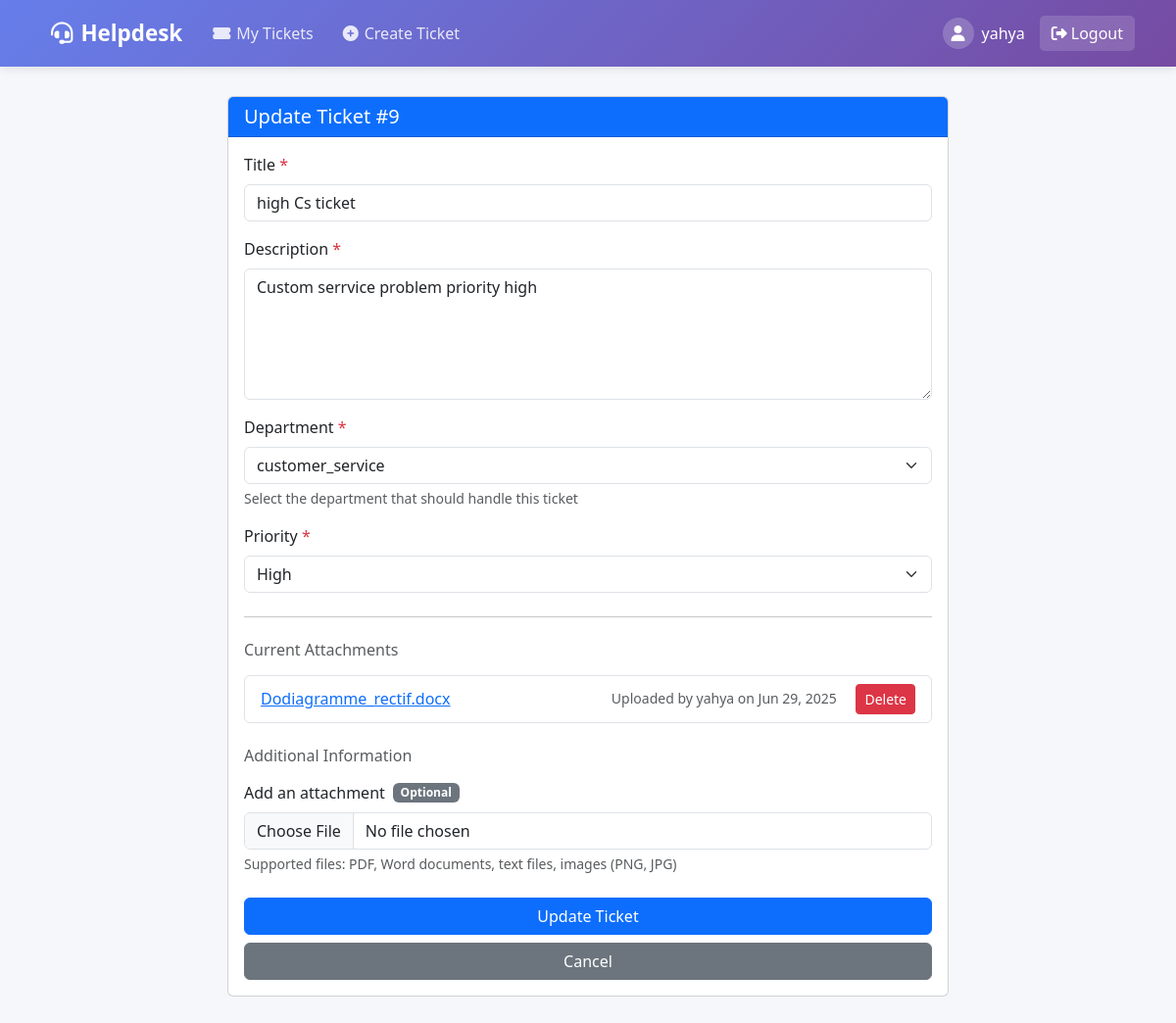
/tickets/9/update/ (signed in), run on the app's committed database.
### tickets/models.py (models this page shows, shortened)
class Ticket(models.Model):
    STATUS_CHOICES = (
        ('new', 'New'),
        ('in_progress', 'In Progress'),
        ('pending', 'Pending'),
        ('resolved', 'Resolved'),
        ('closed', 'Closed'),
    )
    PRIORITY_CHOICES = (
        ('low', 'Low'),
        ('medium', 'Medium'),
        ('high', 'High'),
        ('urgent', 'Urgent'),
    )
    title = models.CharField(max_length=200)
    description = models.TextField()
    created_by = models.ForeignKey(User, on_delete=models.CASCADE, related_name='created_tickets')
    assigned_to = models.ForeignKey(User, on_delete=models.SET_NULL, null=True, blank=True, related_name='assigned_tickets')
    department = models.ForeignKey(Department, on_delete=models.PROTECT, related_name='tickets', null=True, blank=True)
    status = models.CharField(max_length=20, choices=STATUS_CHOICES, default='new')
    priority = models.CharField(max_length=20, choices=PRIORITY_CHOICES, default='medium')
    created_at = models.DateTimeField(auto_now_add=True)
    updated_at = models.DateTimeField(auto_now=True)
    resolution_notes = models.TextField(blank=True, null=True, help_text="Notes about how the ticket was resolved")

class Attachment(models.Model):
    ticket = models.ForeignKey(Ticket, on_delete=models.CASCADE, related_name='attachments')
    file = models.FileField(upload_to='ticket_attachments/')
    uploaded_by = models.ForeignKey(User, on_delete=models.CASCADE)
    uploaded_at = models.DateTimeField(auto_now_add=True)

### tickets/views.py (the view)
# urls.py: path('tickets/<int:pk>/update/', views.update_ticket, name='update_ticket'),
@login_required
def update_ticket(request, pk):
    ticket = get_object_or_404(Ticket, pk=pk)
    if request.user != ticket.created_by and not request.user.is_superuser:
        messages.error(request, "You don't have permission to update this ticket.")
        return redirect('ticket_detail', pk=pk)
    if request.method == 'POST' and request.POST.get('form_type') == 'update_ticket':
        form = TicketForm(request.POST, instance=ticket, user=request.user)
        attachment_form = AttachmentForm(request.POST, request.FILES)
        if form.is_valid():
            form.save()
            if 'file' in request.FILES:
                if attachment_form.is_valid():
                    attachment = attachment_form.save(commit=False)
                    attachment.ticket = ticket
                    attachment.uploaded_by = request.user
                    attachment.save()
                    messages.success(request, 'Ticket updated with new attachment successfully!')
                else:
                    messages.warning(request, 'Ticket updated but there was an error with the attachment.')
            else:
                messages.success(request, 'Ticket updated successfully!')
            return redirect('ticket_detail', pk=pk)
    else:
        form = TicketForm(instance=ticket, user=request.user)
        attachment_form = AttachmentForm()
    attachments = ticket.attachments.all().order_by('-uploaded_at')
    context = {
        'form': form,
        'ticket': ticket,
        'attachments': attachments,
        'attachment_form': attachment_form,
    }
    return render(request, 'tickets/update_ticket.html', context)

### tickets/forms.py
class AttachmentForm(forms.ModelForm):
    file = forms.FileField(
        required=False,
        widget=forms.FileInput(attrs={
            'class': 'form-control',
            'accept': '.pdf,.doc,.docx,.txt,.png,.jpg,.jpeg',
        })
    )
    class Meta:
        model = Attachment
        fields = ['file']

### tickets/models.py (called while the page is built)
    def __str__(self):
        return self.name

### tickets/templates/tickets/update_ticket.html (shortened to what this page needs)
{% extends 'base.html' %}
{% block content %}
<div class="row justify-content-center">
    <div class="col-md-8">
        <div class="card">
            <div class="card-header bg-primary text-white">
                <h5 class="card-title mb-0">Update Ticket #{{ ticket.id }}</h5>
            </div>
            <div class="card-body">
                <form method="post" enctype="multipart/form-data">
                    <div class="mb-3">
                        <label for="{{ form.title.id_for_label }}" class="form-label">Title <span class="text-danger">*</span></label>
                        {{ form.title }}
                    </div>
                    <div class="mb-3">
                        <label for="{{ form.description.id_for_label }}" class="form-label">Description <span class="text-danger">*</span></label>
                        {{ form.description }}
                    </div>
                    <div class="mb-3">
                        <label for="{{ form.department.id_for_label }}" class="form-label">Department <span class="text-danger">*</span></label>
                        {{ form.department }}
                        <div class="form-text text-muted">
                            Select the department that should handle this ticket
                        </div>
                    </div>
                    <div class="mb-3">
                        <label for="{{ form.priority.id_for_label }}" class="form-label">Priority <span class="text-danger">*</span></label>
                        {{ form.priority }}
                    </div>
                    <hr class="my-4">
                    {% if attachments %}
                    <div class="mb-4">
                        <h6 class="mb-3 text-muted">Current Attachments</h6>
                        <div class="list-group">
                            {% for attachment in attachments %}
                            <div class="list-group-item d-flex justify-content-between align-items-center">
                                <a href="{{ attachment.file.url }}" target="_blank">
                                    {{ attachment.file.name|slice:"19:" }}
                                </a>
                                <div>
                                    <small class="text-muted me-3">
                                        Uploaded by {{ attachment.uploaded_by.username }}
                                        on {{ attachment.uploaded_at|date:"M d, Y" }}
                                    </small>
                                    {% if user == attachment.uploaded_by or user == ticket.created_by or user.is_staff %}
                                    <form method="post" action="{% url 'delete_attachment' ticket.id attachment.id %}" class="d-inline">
                                        <button type="submit" class="btn btn-danger btn-sm"
                                                onclick="return confirm('Are you sure you want to delete this attachment?')">
                                            Delete
                                        </button>
                                    </form>
                                    {% endif %}
                                </div>
                            </div>
                            {% endfor %}
                        </div>
                    </div>
                    {% endif %}
                    <div class="mb-4">
                        <h6 class="mb-3 text-muted">Additional Information</h6>
                        <div class="mb-3">
                            <label for="{{ attachment_form.file.id_for_label }}" class="form-label d-flex align-items-center">
                                <span>Add an attachment</span>
                                <span class="badge bg-secondary ms-2">Optional</span>
                            </label>
                            {{ attachment_form.file }}
                            <div class="form-text text-muted">
                                Supported files: PDF, Word documents, text files, images (PNG, JPG)
                            </div>
                        </div>
                    </div>
                    <div class="d-grid gap-2">
                        <button type="submit" class="btn btn-primary">Update Ticket</button>
                        <a href="{% url 'ticket_detail' ticket.id %}" class="btn btn-secondary">Cancel</a>
                    </div>
                </form>
            </div>
        </div>
    </div>
</div>
{% endblock %}

### templates/base.html (shortened to what this page needs)
<!DOCTYPE html>
<html lang="en">
<head>
    <link href="https://cdn.jsdelivr.net/npm/bootstrap@5.3.0/dist/css/bootstrap.min.css" rel="stylesheet">
    <link rel="stylesheet" href="https://cdnjs.cloudflare.com/ajax/libs/font-awesome/6.4.0/css/all.min.css">
</head>
<body>
    <nav class="navbar navbar-expand-lg navbar-dark">
        <div class="container">
            <a class="navbar-brand" href="{% url 'dashboard' %}">
                <i class="fas fa-headset me-2"></i>Helpdesk
            </a>
            <div class="collapse navbar-collapse" id="navbarNav">
                <ul class="navbar-nav me-auto">
                    {% if user.is_authenticated %}
                    {% if not user.is_staff and not user.is_superuser %}
                    <li class="nav-item">
                        <a class="nav-link" href="{% url 'my_tickets' %}">
                            <i class="fas fa-ticket-alt nav-icon"></i>My Tickets
                        </a>
                    </li>
                    <li class="nav-item">
                        <a class="nav-link" href="{% url 'create_ticket' %}">
                            <i class="fas fa-plus-circle nav-icon"></i>Create Ticket
                        </a>
                    </li>
                    {% endif %}
                    {% endif %}
                </ul>
                <ul class="navbar-nav">
                    {% if user.is_authenticated %}
                    <li class="nav-item user-welcome">
                        <div class="user-avatar">
                            <i class="fas fa-user"></i>
                        </div>
                        <span>{{ user.username }}</span>
                    </li>
                    <li class="nav-item">
                        <form method="post" action="{% url 'accounts:logout' %}" class="d-inline">
                            <button type="submit" class="logout-btn">
                                <i class="fas fa-sign-out-alt me-1"></i>Logout
                            </button>
                        </form>
                    </li>
                    {% else %}
                    <li class="nav-item">
                        <a class="nav-link" href="{% url 'accounts:login' %}">
                            <i class="fas fa-sign-in-alt me-1"></i>Login
                        </a>
                    </li>
                    {% endif %}
                </ul>
            </div>
        </div>
    </nav>
    <div class="container">
        <div class="content">
            {% block content %}
            {% endblock %}
        </div>
    </div>
</body>
</html>

### templates/base.html (style rules this page uses)
:root { --primary-color: #667eea; --primary-dark: #5a6fd9; --secondary-color: #764ba2; --secondary-dark: #6a429c; --light-bg: #f5f7fa; --card-shadow: 0 4px 15px rgba(0, 0, 0, 0.1); }
body { background-color: var(--light-bg); font-family: 'Segoe UI', Tahoma, Geneva, Verdana, sans-serif; min-height: 100vh; padding-bottom: 40px; }
.navbar { background: linear-gradient(135deg, var(--primary-color) 0%, var(--secondary-color) 100%); box-shadow: 0 2px 10px rgba(0, 0, 0, 0.1); padding: 12px 0; margin-bottom: 30px; }
.navbar-brand { font-weight: 600; font-size: 1.4rem; padding-left: 10px; }
.navbar-dark .navbar-nav .nav-link { color: rgba(255, 255, 255, 0.85); font-weight: 500; padding: 8px 15px; border-radius: 5px; transition: all 0.3s; }
.nav-icon { margin-right: 6px; }
.user-welcome { display: flex; align-items: center; color: white; padding: 0 15px; }
.user-avatar { background-color: rgba(255, 255, 255, 0.2); width: 32px; height: 32px; border-radius: 50%; display: flex; align-items: center; justify-content: center; margin-right: 8px; }
.logout-btn { background-color: rgba(255, 255, 255, 0.15); border-radius: 5px; color: white; border: none; padding: 6px 12px; transition: all 0.3s; }

### data on the page
Ticket: id "9", title "high Cs ticket", description "Custom serrvice problem priority high", department "customer_service", priority "High"
Attachment: file.name "Dodiagramme_rectif.docx", uploaded_by.username "yahya", uploaded_at "Jun 29, 2025", shows "Delete"

### other printed values
{{ user.username }} "yahya"
